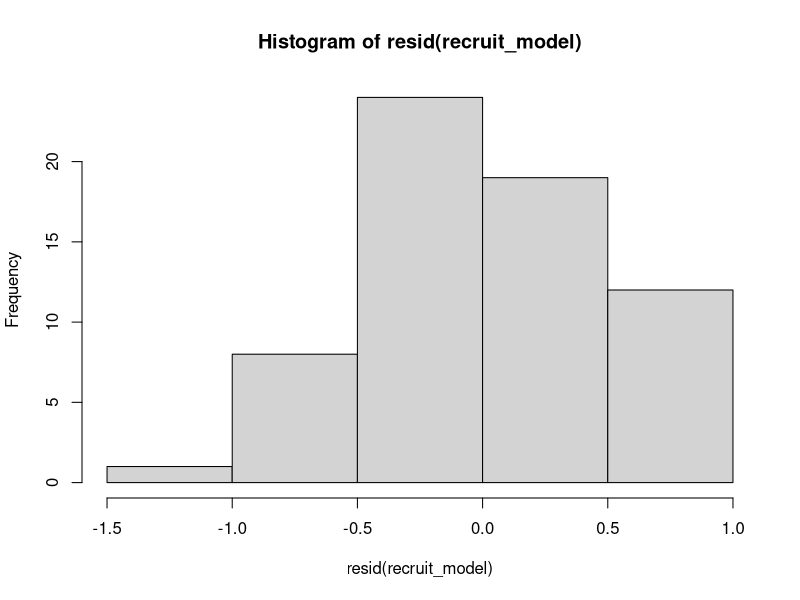
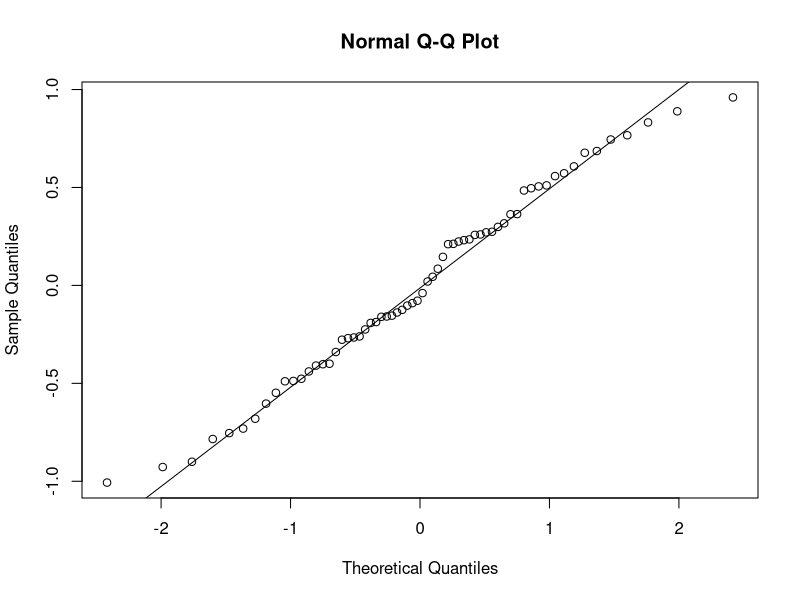
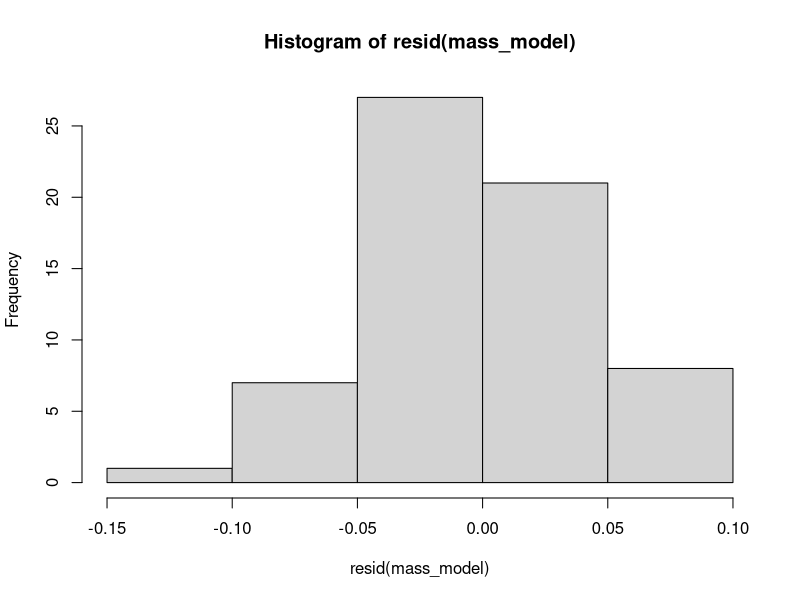
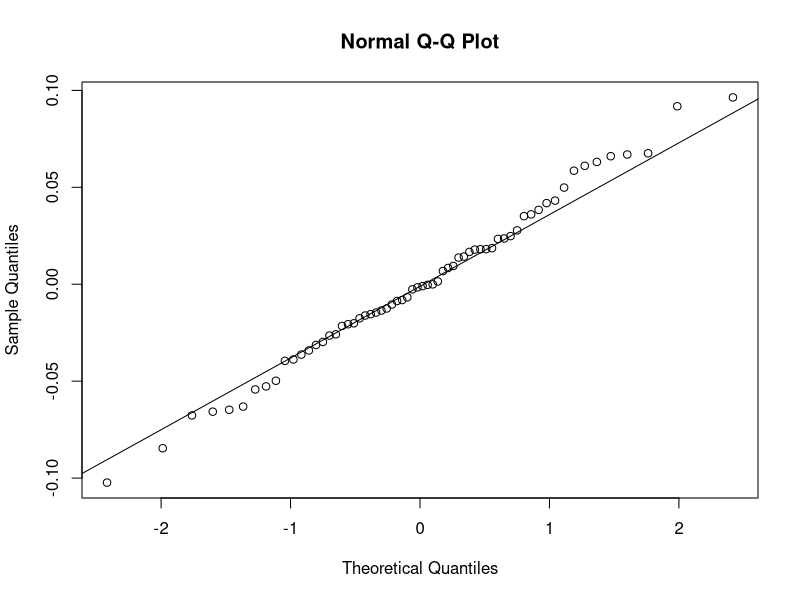
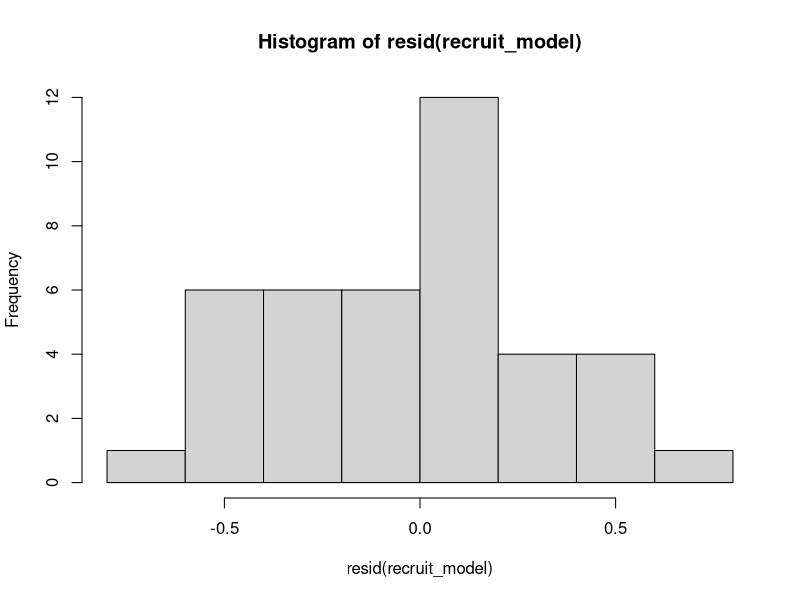
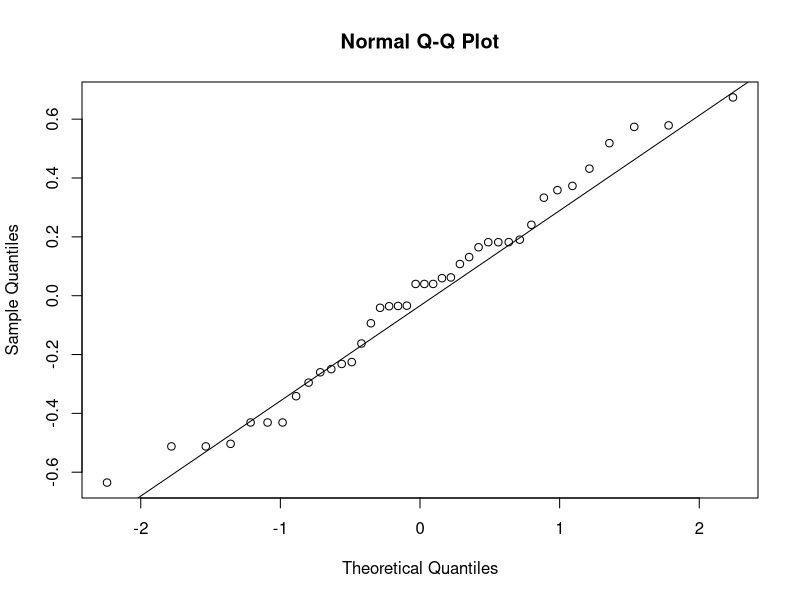
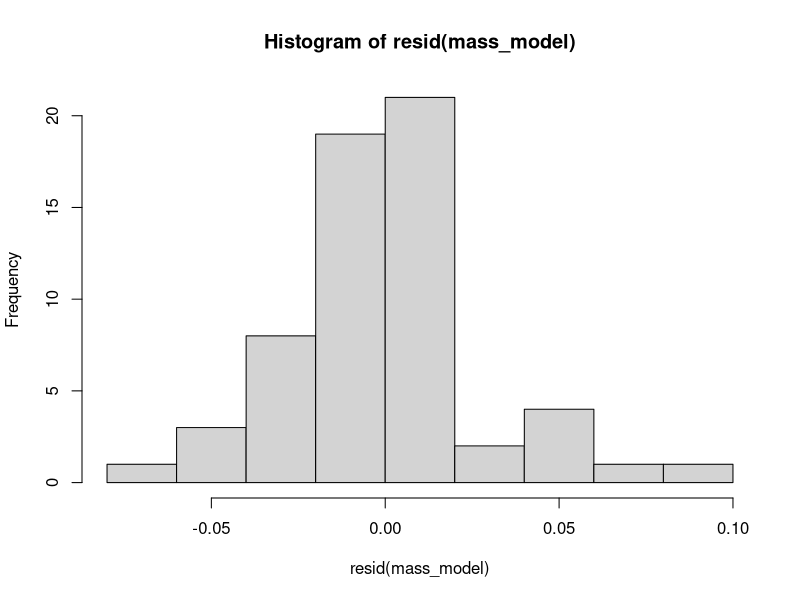
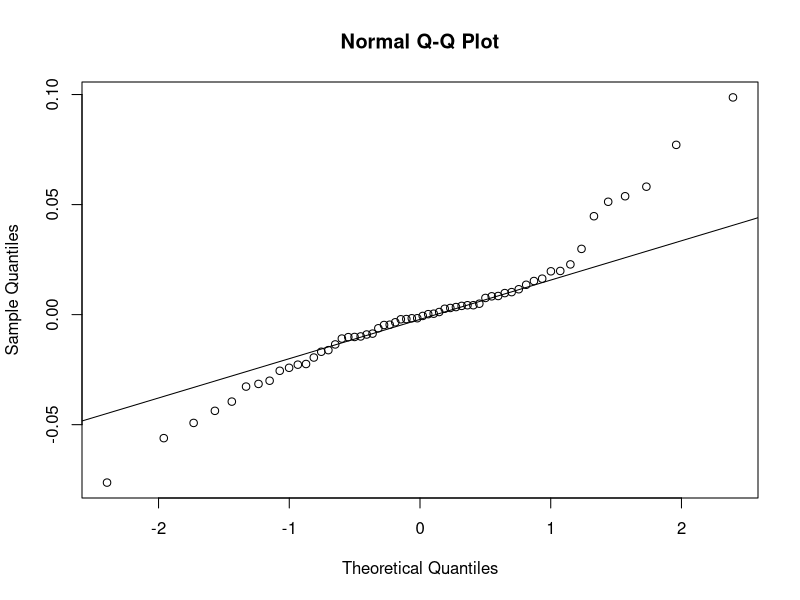

R code for these plots, in order:
##########################################################################
## Associated paper: Nelson, A.S., M. Gelambi, E. Morales-M., and S.R. Whitehead. 2023. Fruit secondary 
## metabolites mediate the quantity and quality of a seed dispersal mutualism. Ecology.
## File: Effects of amides on seed dispersal quantity (Obj. 1)
## Corresponding author: Annika S. Nelson (University of California, Irvine; annikasn@uci.edu)
##########################################################################

## README ----
# This script is divided into the following sections:
# 1. Preliminaries
#    1.1 Load required packages
#    1.2 Set working directory
# 2. Test for the effects of pure amides
#    2.1 Import and clean the pure amide data
#    2.2 Test for the effects of pure amides on ant recruitment rate
#    2.3 Test for the effects of pure amides on ant community composition
#    2.4 Test for the effects of pure amides on fruit mass loss rate
# 3. Test for the effects of amide extracts
#    3.1 Import and clean the amide extract data
#    3.2 Test for the effects of amide extracts on ant recruitment rate
#    3.3 Test for the effects of amide extracts on ant community composition
#    3.4 Test for the effects of amide extracts on fruit mass loss rate
#    3.5 Test for the effects of differences in ant recruitment on fruit mass loss rate
# 4. Data visualization
#    4.1 Make Figure 2
#    4.2 Make Figure 3
#    4.3 Make Appendix S1: Figure S6
#    4.4 Make Appendix S1: Figure S7
#    4.5 Make Appendix S1: Figure S8
#    4.6 Make Appendix S1: Figure S9

##########################################################################
## 1. Preliminaries ----
##########################################################################
## 1.1 Load required packages ----
library(dplyr)
library(lmerTest)
library(multcomp)
library(vegan)
library(ggplot2)
library(viridis)

## 1.2 Set working directory ----
setwd() # Choose your working directory based on where the data files are saved

##########################################################################
## 2. Test for the effects of pure amides ----
##########################################################################
## 2.1 Import and clean the pure amide data ----

# Import data
pure_data <- read.csv("Obj1_Pure_Amides.csv", header = T, na.strings = "")

# Define station and treatment as factors
pure_data$station <- as.factor(as.character(pure_data$station))
pure_data$treatment <- as.factor(as.character(pure_data$treatment))

# Order the levels of treatment
pure_data$treatment <- ordered(pure_data$treatment, levels = c("Ethanol","2% piperine","2% piplartine","1% piperine + 1% piplartine"))

# Define ant recruitment rate as a numeric variable
pure_data$all.ants <- as.numeric(as.character(pure_data$all.ants))

# Create fruit mass loss rate as a new variable, calculated as the starting mass minus the ending mass, divided by 4, which is the number of hours elapsed in the experiment.
pure_data$mass.loss.rate <- (as.numeric(as.character(pure_data$start.fruit.mass)) - as.numeric(as.character(pure_data$end.fruit.mass)))/4

## 2.2 Test for the effects of pure amides on ant recruitment rate ----

# Linear mixed effects model testing for the effects of pure amide treatment on ant recruitment rate
recruit_model <- lmer(log(all.ants+1) ~ treatment + (1|station), data = pure_data)

# Test for normality of residuals
hist(resid(recruit_model))
shapiro.test(resid(recruit_model))
qqnorm(resid(recruit_model))
qqline(resid(recruit_model))

# F test for statistical significance
anova(recruit_model, test.statistic = "F")

# Tukey post-hoc test for multiple comparisons
summary(glht(recruit_model,linfct = mcp(treatment  = "Tukey")))

## 2.3 Test for the effects of pure amides on ant community composition ----

# PERMANOVA testing for differences in ant community composition based on pure amide treatment. Note that the response variables are the recruitment rates of the three most abundant ant species (E. ruidum, Pheidole sp. 1, and Pheidole subarmata), taken from columns 6, 7, and 8 of the original data frame. Two samples had none of these three ant species present and were removed from this analysis (rows 5 and 59). 
ants.permanova <- adonis2(pure_data[-c(5,59),c(6:8)] ~ treatment + station, data = pure_data[-c(5,59),c(3,4)], permutations = 999, method ="bray")

# Test for statistical significance
ants.permanova

## 2.4 Test for the effects of pure amides on fruit mass loss rate ----

# Linear mixed effects model testing for the effects of pure amide treatment on fruit consumption rates
mass_model <- lmer(sqrt(mass.loss.rate) ~ treatment + (1|station), data = pure_data)

# Test for normality of model residuals
shapiro.test(resid(mass_model))
hist(resid(mass_model))
qqnorm(resid(mass_model))
qqline(resid(mass_model))

# F test for statistical significance
anova(mass_model)

##########################################################################
## 3. Test for the effects of amide extracts ----
##########################################################################
## 3.1 Import and clean the amide extract data ----
extract_data <- read.csv("Obj1_Amide_Extracts.csv", header = T, na.strings = "")

# Define station and treatment as factors
extract_data$station <- as.factor(as.character(extract_data$station))
extract_data$treatment <- as.factor(as.character(extract_data$treatment))

# Order the levels of treatment
extract_data$treatment <- ordered(extract_data$treatment, levels = c("Ethanol","2% amides","Evaporation control"))

# Define ant recruitment rates as numeric
extract_data$all.ants <- as.numeric(as.character(extract_data$all.ants))
extract_data$e.ruidum <- as.numeric(as.character(extract_data$e.ruidum))
extract_data$pheidole.sp.1 <- as.numeric(as.character(extract_data$pheidole.sp.1))
extract_data$pheidole.subarmata <- as.numeric(as.character(extract_data$pheidole.subarmata))
extract_data$pheidole.simonsi <- as.numeric(as.character(extract_data$pheidole.simonsi))

# Create fruit mass loss rate as a new variable, calculated as the starting mass minus the ending mass, divided by 4, which is the number of hours elapsed in the experiment.
extract_data$mass.loss.rate <- (as.numeric(as.character(extract_data$start.fruit.mass)) - as.numeric(as.character(extract_data$end.fruit.mass)))/extract_data$hours
extract_data$mass.loss.rate <- ifelse(extract_data$mass.loss.rate >0, extract_data$mass.loss.rate, 0) # set all negative mass loss rates to 0

## 3.2 Test for the effects of amide extracts on ant recruitment rate ----

# Linear mixed effects model testing for the effects of amide extracts on ant recruitment rate
recruit_model <- lmer(log(all.ants+1) ~ treatment + date + (1|station), data = subset(extract_data, treatment != "Evaporation control"))

# Test for normality of model residuals
shapiro.test(resid(recruit_model))
hist(resid(recruit_model))
qqnorm(resid(recruit_model))
qqline(resid(recruit_model))

# F test for statistical significance
anova(recruit_model)

## 3.3 Test for the effects of amide extracts on ant community composition ----

# PERMANOVA testing for differences in ant community composition based on amide extract treatment. Note that the response variables are the recruitment rates of the three most abundant ant species (E. ruidum, Pheidole sp. 1, and Pheidole subarmata), taken from columns 6, 7, and 8 of the original data frame. Ten samples had none of these three ant species present and were removed from this analysis (rows 3, 7, 10, 12, 15 through 18, 20, and 40). We also removed evaporation controls from this analysis, as ants were excluded from those treatments.
ants.permanova <- adonis2(extract_data[-c(3,7,10,12,15:18,20,40:60),c(6:8)] ~ treatment + station, data = extract_data[-c(3,7,10,12,15:18,20,40:60),], permutations = 999, method ="bray")

# Test for statistical significance
ants.permanova

# Conduct a follow-up analysis to test for effects of amides on E. ruidum recruitment
model <- lmer(log(e.ruidum + 1) ~ treatment + date + (1|station), data = subset(extract_data, e.ruidum != "NA" & treatment != "Evaporation control"))
anova(model)

# Conduct a follow-up analysis to test for effects of amides on Pheidole sp. 1 recruitment
model <- lmer(log(pheidole.sp.1 + 1) ~ treatment + date + (1|station), data = subset(extract_data, pheidole.sp.1 != "NA" & treatment != "Evaporation control"))
anova(model)

# Conduct a follow-up analysis to test for effects of amides on Pheidole subarmata recruitment
model <- lmer(log(pheidole.subarmata + 1) ~ treatment + date + (1|station), data = subset(extract_data, pheidole.subarmata != "NA" & treatment != "Evaporation control"))
anova(model)

## 3.4 Test for the effects of amide extracts on fruit mass loss rate ----

# Linear mixed effects model, with the mass lost per hour transformed (sqrt) to improve normality of residuals
mass_model <- lmer(sqrt(mass.loss.rate) ~ treatment + date + (1|station), data = subset(extract_data, mass.loss.rate != "NA"))

# Test for normality of model residuals
shapiro.test(resid(mass_model))
hist(resid(mass_model))
qqnorm(resid(mass_model))
qqline(resid(mass_model))

# F test for significance
anova(mass_model)

# Tukey test for multiple comparisons
summary(multcomp::glht(mass_model,linfct = multcomp::mcp(treatment  = "Tukey")))

## 3.5 Test for the effects of differences in ant recruitment on fruit mass loss rate ----

# Linear mixed effect model, with the mass lost per hour transformed (sqrt) to improve normality of residuals
model <- lmer(sqrt(mass.loss.rate) ~ e.ruidum + pheidole.sp.1 + pheidole.subarmata + date + treatment + (1|station), data = subset(extract_data, treatment != "Evaporation control"))

# Test for normality of model residuals
shapiro.test(resid(model))
hist(resid(model))
qqnorm(resid(model))
qqline(resid(model))

# F test for statistical significance
anova(model)

##########################################################################
## 4. Data visualization ----
##########################################################################
## 4.1 Make Figure 2 ----

# Make figure 2a
fig2a <- ggplot(data = pure_data, aes(x = treatment, y = all.ants)) + 
  geom_boxplot(outlier.shape = NA) + 
  theme_classic() + theme(legend.position = "None") + 
  theme(axis.text.x = element_blank(), axis.title.y = element_text(vjust = 3.5)) + 
  ylab("Mean no. ants/observation") + xlab(NULL) +
  annotate(geom = "text", x = 1, y = 17, label = "A", color = "black") +
  annotate(geom = "text", x = 2, y = 17, label = "AB", color = "black") +
  annotate(geom = "text", x = 3, y = 17, label = "AB", color = "black") +
  annotate(geom = "text", x = 4, y = 17, label = "B", color = "black") +
  geom_point(position = position_jitter(height = 0, width = 0.1))

# Make figure 2b
fig2b <- ggplot(pure_data, aes(x = treatment, y = mass.loss.rate)) + 
  geom_boxplot(outlier.shape = NA) + theme_classic() + 
  theme(axis.text.x = element_text(angle = 45, vjust = 1, hjust = 1)) + 
  ylab("Mass loss rate (g/h)") + xlab(NULL) +  theme(legend.position = "None") + 
  annotate(geom = "text", x = 1, y = 0.13, label = "A", color = "black") +
  annotate(geom = "text", x = 2, y = 0.13, label = "A", color = "black") +
  annotate(geom = "text", x = 3, y = 0.13, label = "A", color = "black") +
  annotate(geom = "text", x = 4, y = 0.13, label = "A", color = "black") +
  geom_point(position = position_jitter(height = 0, width = 0.1))

# Combine the panels into one figure
fig2 <- ggpubr::ggarrange(fig2a, fig2b, ncol = 1, nrow = 2, align = "v", 
                          labels = c("(a)","(b)"), heights = c(3.5,5))

# Visually inspect the figure
fig2
dev.off()

# Save the figure as a pdf
ggsave("fig2.pdf", fig2, width = 3.5, height = 6)

## 4.2 Make Figure 3 -----

# Make Figure 3a
fig3a <- ggplot(extract_data, aes(x = treatment, y = all.ants)) + 
  geom_boxplot(outlier.shape = NA) +
  geom_point(position = position_jitter(height = 0, width = 0.1)) + theme_classic() + 
  ylab("Mean no. ants/observation") + xlab(NULL) + theme(legend.position = "None") +
  scale_x_discrete(labels = c("Ethanol","2% amides","Evaporation")) + 
  annotate(geom = "text", x = 1, y = 11.5, label = "A", color = "black") +
  annotate(geom = "text", x = 2, y = 11.5, label = "B", color = "black") + 
  scale_color_manual(values = palette)

# Make Figure 3b
fig3b <- ggplot(subset(extract_data, mass.loss.rate != "NA"), aes(x = treatment, y = mass.loss.rate)) + 
  geom_boxplot(outlier.shape = NA) + 
  geom_point(position = position_jitter(height = 0, width = 0.1)) + theme_classic() + 
  ylab("Mass loss rate (g/h)") + theme(legend.position = "None") + xlab(NULL) +
  scale_x_discrete(labels = c("Ethanol","2% amides","Evaporation")) +
  annotate(geom = "text", x = 1, y = 0.05, label = "A", color = "black") +
  annotate(geom = "text", x = 2, y = 0.05, label = "B", color = "black") +
  annotate(geom = "text", x = 3, y = 0.05, label = "B", color = "black") +
  scale_color_manual(values = palette)

# Combine panels into one figure
fig3 <- ggpubr::ggarrange(fig3a, fig3b, ncol = 1, nrow = 2, align = "hv", labels = c("(a)","(b)"), hjust = 0.08)

# Visually inspect the figure
fig3
dev.off()

# Save the figure as a pdf
ggsave("fig3.pdf", fig3, width = 3.1, height = 5)

## 4.3 Make Appendix S1: Figure S6 ----

# Carry out an NMDS analysis
ants.MDS <- metaMDS(pure_data[-c(5,59),c(6:8)], distance = "bray", k = 2, autotransform = F, noshare = F)

# Summarize the NMDS
ants.MDS

# Plot the NMDS and save it as a pdf
pdf("FigS6.pdf", height = 6.3, width = 6)
ordiplot(ants.MDS, type = "n")
ordiellipse(ants.MDS, groups = pure_data[-c(5,59),]$treatment, kind = "se", conf = 0.95, pch = 1, col = c("#440154FF","#3B528BFF","#21908CFF","#5DC863FF"), label = F)
orditorp(ants.MDS, display = "sites", air = 0.01, cex = 1.25, pch = 20, col = c(rep("#5DC863FF",15),rep("#3B528BFF",16),rep("#21908CFF",16),rep("#440154FF",15)), label = F)
with(pure_data[-c(5,59),], legend("topleft", legend = c("1% piperine + 1% piplartine","2% piperine","2% piplartine","Ethanol"), bty = "n", col = c("#5DC863FF","#3B528BFF","#21908CFF","#440154FF"), pch = 20, cex = 1.3))
dev.off()

## 4.4 Make Appendix S1: Figure S7 ----

# Carry out an NMDS analysis
ants.MDS <- metaMDS(extract_data[-c(3,7,10,12,15:18,20,40:60),c(6:8)], distance = "bray", k = 2, autotransform = F, noshare = F)

# Summarize the NMDS
ants.MDS

# Plot the NMDS and save it as a pdf
pdf("figS7.pdf", height = 6, width = 6)
ordiplot(ants.MDS, type = "n")
ordiellipse(ants.MDS, groups = extract_data[-c(3,7,10,12,15:18,20,40:60),]$treatment, kind = "se", conf = 0.95, pch = 1, col = c("#440154FF","#21908CFF"), label = F)
orditorp(ants.MDS, display = "sites", air = 0.01, cex = 1.25, pch = 20, col = c(rep("#21908CFF",11), rep("#440154FF", 19)), label = F)
with(extract_data[-c(3,7,10,12,15:18,20,40:60),], legend("topright", legend = c("2% amides","Ethanol"), bty = "n", col = c("#21908CFF", "#440154FF"), pch = 20, cex = 1.3))
dev.off()

## 4.5 Make Appendix S1: Figure S8 ----

# Define a color palette
palette <- viridis(5)[c(1,3)]

# Figure S8a
y_title1 <- expression(paste(italic("E. ruidum"), " per obs."))
figS8a <- ggplot(subset(extract_data, e.ruidum != "NA" & treatment != "Evaporation control"), 
               aes(x = treatment, y = e.ruidum, col = treatment)) +
  geom_boxplot() + theme_classic() +
  scale_x_discrete(labels = c("Ethanol","2% amides")) +
  xlab(NULL) +
  geom_point(position = position_jitter(width = 0.1, height = 0)) + 
  ylab(y_title1) +
  annotate(geom = "text", x = 1.5, y = 2, label = "***", color = "black") +  
  scale_color_manual(values = palette) + theme(legend.position = "None")

# Figure S8b
y_title2 <- expression(paste(italic("Pheidole"), " sp. 1 per obs."))
figS8b <- ggplot(subset(extract_data, pheidole.sp.1 != "NA" & treatment != "Evaporation control"), 
               aes(x = treatment, y = pheidole.sp.1, col = treatment)) +
  geom_boxplot() + theme_classic() +
  scale_x_discrete(labels = c("Ethanol","2% amides")) +
  geom_point(position = position_jitter(width = 0.1, height = 0)) + 
  ylab(y_title2) + xlab(NULL) +
  annotate(geom = "text", x = 1.5, y = 8, label = "**", color = "black") +
  scale_color_manual(values = palette) + theme(legend.position = "None")

# Figure S8c
y_title3 <- expression(paste(italic("P. subarmata"), " per obs."))
figS8c <- ggplot(subset(extract_data, pheidole.subarmata != "NA" & treatment != "Evaporation control"), 
              aes(x = treatment, y = pheidole.subarmata, col = treatment)) +
  geom_boxplot() + theme_classic() + xlab(NULL) +
  scale_x_discrete(labels = c("Ethanol","2% amides")) +
  geom_point(position = position_jitter(width = 0.1, height = 0)) + 
  ylab(y_title3) +
  annotate(geom = "text", x = 1.5, y = 2.3, label = "n.s.", color = "black") + 
  scale_color_manual(values = palette) + theme(legend.position = "None")

# Combine panels into one figure
figS8 <- ggpubr::ggarrange(figS8a, figS8b, figS8c, ncol = 1, nrow = 3, align = "hv", labels = c("(a)","(b)","(c)"), hjust = 0.05)

# Visually inspect the figure
figS8
dev.off()

# Save the figure as a pdf
ggsave("figS8.pdf", figS8, width = 3, height = 7)

## 4.6 Make Appendix S1: Figure S9 ----

# Fig S9a
x_title <- expression(paste("No. ", italic("E. ruidum"), " per observation"))
figS9a <- ggplot(subset(extract_data, treatment != "Evaporation control"), 
                   aes(x = e.ruidum, y = mass.loss.rate, color = treatment)) + 
  geom_point() + stat_smooth(method = "lm", color = "black") +
  scale_color_manual(values = palette, labels = c("Ethanol","2% amides"), name = "Treatment") + 
  theme_classic() + xlab(x_title) + ylab("Mass loss rate (g/h)")

# Fig S9b
x_title <- expression(paste("No. ", italic("Pheidole"), " sp. 1 per observation"))
figS9b <- ggplot(subset(extract_data, treatment != "Evaporation control"),
                   aes(x = pheidole.sp.1, y = mass.loss.rate, color = treatment)) + 
  geom_point() + stat_smooth(method = "lm", color = "black", linetype = "dashed") + theme_classic() + 
  scale_color_manual(values = palette) +
  theme(legend.position = "none") + 
  xlab(x_title) + ylab("Mass loss rate (g/h)")

# Fig S9c
x_title <- expression(paste("No. ", italic("P. subarmata"), " per observation"))
figS9c <- ggplot(subset(extract_data, treatment != "Evaporation control"),
                   aes(x = pheidole.subarmata, y = mass.loss.rate, color = treatment)) + 
  geom_point() + stat_smooth(method = "lm", color = "black", linetype = "dashed") + theme_classic() + 
  scale_color_manual(values = palette) +
  theme(legend.position = "none") + 
  xlab(x_title) + ylab("Mass loss rate (g/h)")

# Extract the legend
legend <- cowplot::get_legend(figS9a)
figS9a <- figS9a + theme(legend.position = "none")

# Combine panels into one figure
figS9 <- ggpubr::ggarrange(figS9a, "", figS9b, legend, figS9c, ncol = 2, nrow = 3, 
                             align = "hv", labels = c("(a)","","(b)","", "(c)"), 
                             heights = c(5,5), widths = c(2.2,0.8), hjust = 0.05)

# Visually inspect the figure
figS9
dev.off()

# Save the figure as a pdf
ggsave("figS9.pdf", figS9, width = 3.5, height = 8)
